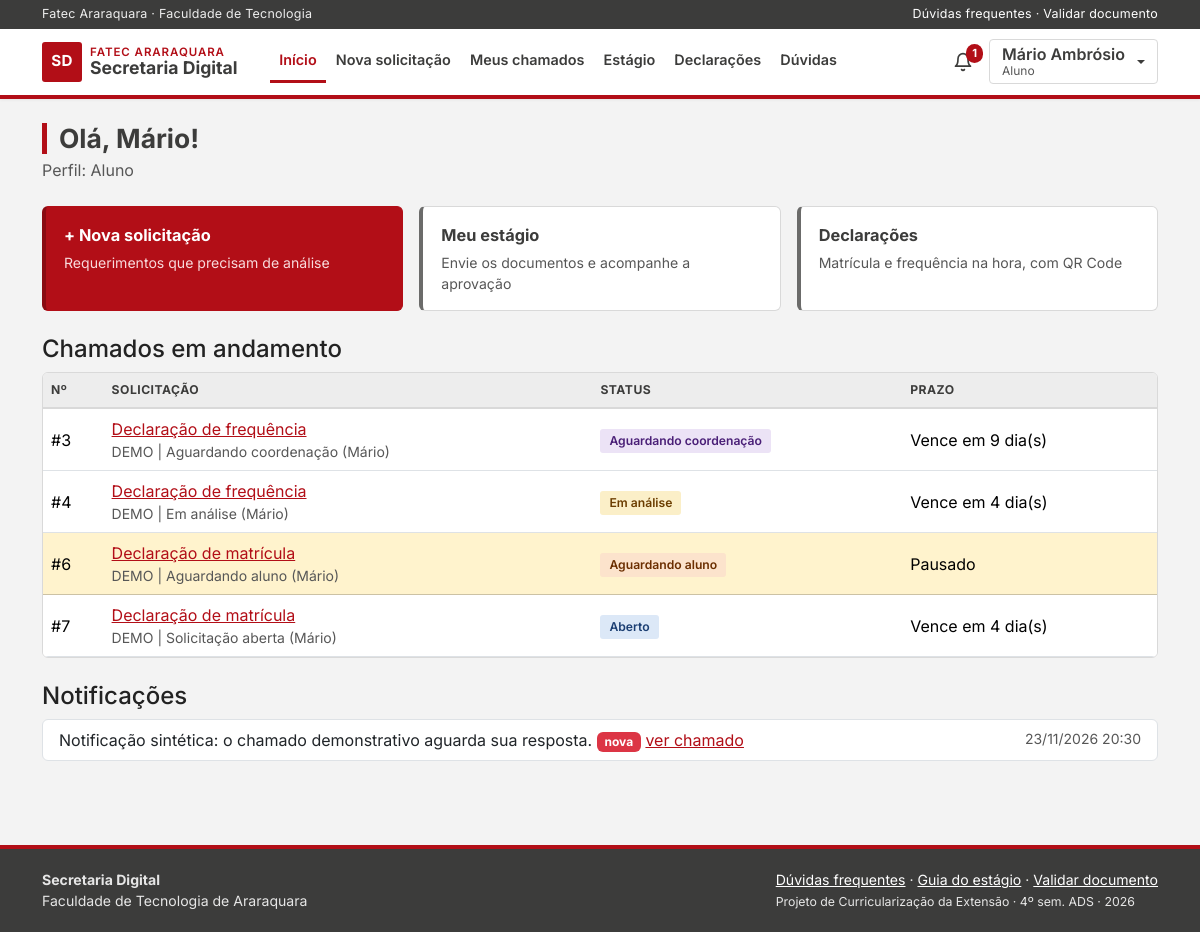
The page /painel.php (signed in) on the database its author committed.
### tables this page shows
CREATE TABLE tb_chamados (
  id_chamado        INT AUTO_INCREMENT PRIMARY KEY,
  id_aluno          INT          NOT NULL,
  id_tipo           INT          NOT NULL,
  id_responsavel    INT          NULL,
  assunto           VARCHAR(150) NOT NULL,
  descricao         TEXT         NOT NULL,
  status            ENUM('aberto','em_analise','aguardando_aluno',
                         'aguardando_coordenacao','deferido',
                         'indeferido','concluido')
                    NOT NULL DEFAULT 'aberto',
  prazo             DATE         NOT NULL,
  parecer           TEXT         NULL,
  id_parecerista    INT          NULL,
  parecer_em        DATETIME     NULL,
  aguardando_desde  DATETIME     NULL,
  ultimo_lembrete   DATETIME     NULL,
  avaliacao         TINYINT      NULL,
  criado_em         DATETIME     NOT NULL DEFAULT CURRENT_TIMESTAMP,
  atualizado_em     DATETIME     NOT NULL DEFAULT CURRENT_TIMESTAMP
                    ON UPDATE CURRENT_TIMESTAMP,
  KEY idx_chamados_status (status),
  KEY idx_chamados_prazo (prazo),
  CONSTRAINT fk_chamados_aluno FOREIGN KEY (id_aluno)
    REFERENCES tb_usuarios (id_usuario),
  CONSTRAINT fk_chamados_tipo FOREIGN KEY (id_tipo)
    REFERENCES tb_tipos (id_tipo),
  CONSTRAINT fk_chamados_responsavel FOREIGN KEY (id_responsavel)
    REFERENCES tb_usuarios (id_usuario),
  CONSTRAINT fk_chamados_parecerista FOREIGN KEY (id_parecerista)
    REFERENCES tb_usuarios (id_usuario),
  CONSTRAINT ck_chamados_avaliacao CHECK (avaliacao IS NULL OR avaliacao BETWEEN 1 AND 5)
);

CREATE TABLE tb_tipos (
  id_tipo              INT AUTO_INCREMENT PRIMARY KEY,
  nome                 VARCHAR(100) NOT NULL,
  descricao            TEXT         NULL,
  documentos_exigidos  VARCHAR(255) NULL,
  prazo_dias           SMALLINT     NOT NULL DEFAULT 5,
  precisa_coordenacao  TINYINT(1)   NOT NULL DEFAULT 0,
  exige_anexo          TINYINT(1)   NOT NULL DEFAULT 0,
  ativo                TINYINT(1)   NOT NULL DEFAULT 1,
  criado_em            DATETIME     NOT NULL DEFAULT CURRENT_TIMESTAMP,
  UNIQUE KEY uk_tipos_nome (nome)
);

CREATE TABLE tb_notificacoes (
  id_notificacao  INT AUTO_INCREMENT PRIMARY KEY,
  id_usuario      INT          NOT NULL,
  id_chamado      INT          NULL,
  canal           ENUM('sistema','email','whatsapp') NOT NULL DEFAULT 'sistema',
  mensagem        VARCHAR(255) NOT NULL,
  lida            TINYINT(1)   NOT NULL DEFAULT 0,
  enviada         TINYINT(1)   NOT NULL DEFAULT 0,
  criado_em       DATETIME     NOT NULL DEFAULT CURRENT_TIMESTAMP,
  CONSTRAINT fk_notificacoes_usuario FOREIGN KEY (id_usuario)
    REFERENCES tb_usuarios (id_usuario),
  CONSTRAINT fk_notificacoes_chamado FOREIGN KEY (id_chamado)
    REFERENCES tb_chamados (id_chamado) ON DELETE CASCADE
);

### painel.php (the view, shortened to what this page needs)
<?php
    require_once("conecta.php");
    require_once("funcoes.php");
    $nivel = $_SESSION['nivel'];
    $id = $_SESSION['id_usuario'];
    $sql = "SELECT n.mensagem, n.criado_em, n.lida, n.id_chamado
            FROM tb_notificacoes n WHERE n.id_usuario = ? AND n.canal = 'sistema'
            ORDER BY n.criado_em DESC, n.id_notificacao DESC LIMIT 10";
    $stmt = mysqli_stmt_init($con);
    mysqli_stmt_prepare($stmt, $sql);
    mysqli_stmt_bind_param($stmt, "i", $id);
    mysqli_stmt_execute($stmt);
    $notificacoes = mysqli_fetch_all(mysqli_stmt_get_result($stmt), MYSQLI_ASSOC);
    if($nivel == "aluno"){
        $sql = "SELECT c.id_chamado, c.assunto, c.status, c.prazo, t.nome AS tipo
                FROM tb_chamados c
                INNER JOIN tb_tipos t ON t.id_tipo = c.id_tipo
                WHERE c.id_aluno = ? AND c.status NOT IN ('deferido','indeferido','concluido')
                ORDER BY c.criado_em DESC";
        $stmt = mysqli_stmt_init($con);
        mysqli_stmt_prepare($stmt, $sql);
        mysqli_stmt_bind_param($stmt, "i", $id);
        mysqli_stmt_execute($stmt);
        $chamados = mysqli_fetch_all(mysqli_stmt_get_result($stmt), MYSQLI_ASSOC);
    }
    $docs_estagio = array();
    require_once("cabecalho.php");
?>
<h1 class="mb-1">Olá, <?php echo seguro(explode(" ", $_SESSION['nome'])[0]); ?>!</h1>
<p class="text-secondary mb-4">Perfil: <?php echo nome_nivel($nivel); ?></p>
<?php if($nivel == "aluno"){ ?>
    <div class="row g-3 mb-4">
        <div class="col-md-4"><a class="atalho atalho-principal" href="chamado_add.php"><strong>+ Nova solicitação</strong><span>Requerimentos que precisam de análise</span></a></div>
        <div class="col-md-4"><a class="atalho" href="estagio_lista.php"><strong>Meu estágio</strong><span>Envie os documentos e acompanhe a aprovação</span></a></div>
        <div class="col-md-4"><a class="atalho" href="declaracao_lista.php"><strong>Declarações</strong><span>Matrícula e frequência na hora, com QR Code</span></a></div>
    </div>
    <h2 class="h4">Chamados em andamento</h2>
    <?php if(count($chamados) == 0){ ?>
        <p class="text-secondary">Você não tem chamados em andamento.</p>
    <?php } else { ?>
    <div class="tabela mb-4">
        <table class="table align-middle">
            <tr><th>Nº</th><th>Solicitação</th><th>Status</th><th>Prazo</th></tr>
            <?php
                foreach($chamados as $c){
                    $destaque = ($c['status'] == "aguardando_aluno") ? " class='table-warning'" : "";
                    echo "<tr$destaque>
                            <td>#" . $c['id_chamado'] . "</td>
                            <td><a href='chamado_ver.php?id=" . $c['id_chamado'] . "'>" . seguro($c['tipo']) . "</a><div class='small text-secondary'>" . seguro($c['assunto']) . "</div></td>
                            <td>" . etiqueta_status($c['status']) . "</td>
                            <td>" . texto_prazo($c['prazo'], $c['status']) . "</td>
                          </tr>";
                }
            ?>
        </table>
    </div>
    <?php } ?>
<?php } else if($nivel == "coordenacao"){ ?>
    <h2 class="h4">Pareceres pendentes do seu curso</h2>
    <?php if(count($chamados) == 0){ ?>
        <p class="text-secondary">Nenhum chamado aguardando parecer.</p>
    <?php } else { ?>
    <div class="tabela mb-4">
        <table class="table align-middle">
            <tr><th>Nº</th><th>Aluno</th><th>Tipo</th><th>Prazo</th><th></th></tr>
            <?php
                foreach($chamados as $c){
                    echo "<tr>
                            <td>#" . $c['id_chamado'] . "</td>
                            <td>" . seguro($c['aluno']) . "</td>
                            <td>" . seguro($c['tipo']) . "<div class='small text-secondary'>" . seguro($c['assunto']) . "</div></td>
                            <td>" . texto_prazo($c['prazo'], $c['status']) . "</td>
                            <td><a class='btn btn-sm btn-principal' href='chamado_ver.php?id=" . $c['id_chamado'] . "'>Dar parecer</a></td>
                          </tr>";
                }
            ?>
        </table>
    </div>
    <?php } ?>
    <?php echo lista_docs_estagio($docs_estagio); ?>
<?php } ?>
<h2 class="h4" id="notificacoes">Notificações</h2>
<?php if(count($notificacoes) == 0){ ?>
    <p class="text-secondary">Nenhuma notificação.</p>
<?php } else { ?>
<ul class="list-group mb-4">
    <?php
        foreach($notificacoes as $n){
            $novo = ($n['lida'] == 0) ? " <span class='badge text-bg-danger'>nova</span>" : "";
            $link = $n['id_chamado'] ? " <a href='chamado_ver.php?id=" . (int)$n['id_chamado'] . "'>ver chamado</a>" : "";
            echo "<li class='list-group-item d-flex justify-content-between gap-3'>
                    <span>" . seguro($n['mensagem']) . "$novo$link</span>
                    <small class='text-secondary text-nowrap'>" . data_br($n['criado_em'], true) . "</small>
                  </li>";
        }
    ?>
</ul>
<?php } ?>
<?php require_once("rodape.php"); ?>

### funcoes.php (shortened to what this page needs)
<?php
    function seguro($texto){
        return htmlspecialchars((string)$texto, ENT_QUOTES, "UTF-8");
    }
    function nome_nivel($nivel){
        $nomes = array(
            "aluno" => "Aluno",
            "secretaria" => "Secretaria",
            "coordenacao" => "Coordenação",
            "admin" => "Administração"
        );
        return isset($nomes[$nivel]) ? $nomes[$nivel] : $nivel;
    }
    function nome_status($status){
        $nomes = array(
            "aberto" => "Aberto",
            "em_analise" => "Em análise",
            "aguardando_aluno" => "Aguardando aluno",
            "aguardando_coordenacao" => "Aguardando coordenação",
            "deferido" => "Deferido",
            "indeferido" => "Indeferido",
            "concluido" => "Concluído"
        );
        return isset($nomes[$status]) ? $nomes[$status] : $status;
    }
    function etiqueta_status($status){
        return "<span class='status status-$status'>" . nome_status($status) . "</span>";
    }
    function data_br($data, $com_hora = false){
        $tempo = strtotime($data);
        return $com_hora ? date("d/m/Y H:i", $tempo) : date("d/m/Y", $tempo);
    }
    function texto_prazo($prazo, $status){
        if($status == "aguardando_aluno"){
            return "Pausado";
        }
        $dias = (int)floor((strtotime($prazo) - strtotime(date("Y-m-d"))) / 86400);
        return "Vence em $dias dia(s)";
    }
?>

### css/estilo.css (style rules this page uses)
:root { --vermelho: #B20E17; --vermelho-escuro: #8A0A11; --vermelho-claro: #FBEAEA; --cinza-escuro: #3C3C3B; --cinza: #6B6B6A; --fundo: #F3F3F3; --borda: #D9D9D9; --texto: #222222; --texto-suave: #575757; --vinho: var(--vermelho); --vinho-escuro: var(--vermelho-escuro); --vinho-claro: var(--vermelho-claro); }
body { font-family: Inter, "Segoe UI", Arial, sans-serif; background: var(--fundo); color: var(--texto); min-height: 100vh; display: flex; flex-direction: column; }
h1, h2, h3, h4, h5, h6, .marca { font-family: Inter, "Segoe UI", Arial, sans-serif; font-weight: 700; color: var(--cinza-escuro); }
h1 { font-size: 1.65rem; border-left: 5px solid var(--vermelho); padding-left: 12px; }
a { color: var(--vermelho); }
.text-secondary { color: var(--texto-suave) !important; }
.atalho { display: flex; flex-direction: column; gap: 4px; background: #FFF; border: 1px solid var(--borda); border-left: 4px solid var(--cinza); border-radius: 6px; padding: 16px 18px; text-decoration: none; color: var(--texto); height: 100%; }
.atalho strong { font-size: 1.02rem; color: var(--cinza-escuro); }
.atalho span { font-size: .88rem; color: var(--texto-suave); }
.atalho-principal { background: var(--vermelho); border-color: var(--vermelho); border-left-color: var(--vermelho-escuro); color: #FFF; }
.atalho-principal strong { color: #FFF; }
.atalho-principal span { color: #F8DADC; }
.tabela { background: #FFF; border: 1px solid var(--borda); border-radius: 6px; overflow-x: auto; }
.tabela table { margin: 0; }
.tabela th { background: #EDEDED; font-size: .76rem; text-transform: uppercase; letter-spacing: .04em; color: var(--cinza-escuro); white-space: nowrap; border-bottom: 2px solid var(--borda); }
.status { display: inline-block; padding: 3px 9px; border-radius: 3px; font-size: .76rem; font-weight: 600; white-space: nowrap; }
.status-aberto { background: #DCE8F7; color: #1C3F73; }
.status-em_analise { background: #FBEFC8; color: #6B3D00; }
.status-aguardando_aluno { background: #FCE3CC; color: #6B2E00; }
.status-aguardando_coordenacao { background: #ECE3F6; color: #4A1F77; }

### rows shown on the page
tb_chamados: id_chamado "3", id_tipo.nome "Declaração de frequência", assunto "DEMO | Aguardando coordenação (Mário)", status "Aguardando coordenação", texto_prazo($c['prazo'], $c['status']) "Vence em 9 dia(s)"
tb_chamados: id_chamado "4", id_tipo.nome "Declaração de frequência", assunto "DEMO | Em análise (Mário)", status "Em análise", texto_prazo($c['prazo'], $c['status']) "Vence em 4 dia(s)"
tb_chamados: id_chamado "6", id_tipo.nome "Declaração de matrícula", assunto "DEMO | Aguardando aluno (Mário)", status "Aguardando aluno", texto_prazo($c['prazo'], $c['status']) "Pausado"
tb_chamados: id_chamado "7", id_tipo.nome "Declaração de matrícula", assunto "DEMO | Solicitação aberta (Mário)", status "Aberto", texto_prazo($c['prazo'], $c['status']) "Vence em 4 dia(s)"
tb_notificacoes: mensagem "Notificação sintética: o chamado demonstrativo aguarda sua resposta.", lida "nova", criado_em "23/11/2026 20:30"

### other values the page prints
$rotulo "Início Nova solicitação Meus chamados Estágio Declarações Dúvidas"
$qtd_notif "1"
seguro($_SESSION['nome']) "Mário Ambrósio"
nome_nivel($nivel_menu) "Aluno"
seguro(explode(" ", $_SESSION['nome'])[0]) "Mário"
nome_nivel($nivel) "Aluno"
